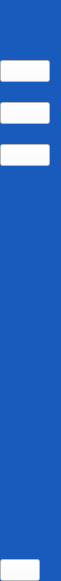
    <widget class="QWidget" name="wdgtShortSidebar" native="true">
     <property name="maximumSize">
      <size>
       <width>50</width>
       <height>16777215</height>
      </size>
     </property>
     <property name="styleSheet">
      <string notr="true">background-color: rgb(25, 90, 189);</string>
     </property>
     <layout class="QVBoxLayout" name="verticalLayout_4">
      <property name="spacing">
       <number>0</number>
      </property>
      <property name="leftMargin">
       <number>0</number>
      </property>
      <property name="topMargin">
       <number>0</number>
      </property>
      <property name="rightMargin">
       <number>0</number>
      </property>
      <property name="bottomMargin">
       <number>0</number>
      </property>
      <item>
       <layout class="QHBoxLayout" name="horizontalLayout">
        <property name="spacing">
         <number>0</number>
        </property>
        <property name="leftMargin">
         <number>0</number>
        </property>
        <property name="rightMargin">
         <number>11</number>
        </property>
        <item>
         <widget class="QLabel" name="label_3">
          <property name="minimumSize">
           <size>
            <width>50</width>
            <height>40</height>
           </size>
          </property>
          <property name="maximumSize">
           <size>
            <width>50</width>
            <height>40</height>
           </size>
          </property>
          <property name="text">
           <string/>
          </property>
          <property name="pixmap">
           <pixmap resource="resources.qrc">:/icons/icons/logo_icon_alt-1.png</pixmap>
          </property>
          <property name="scaledContents">
           <bool>true</bool>
          </property>
         </widget>
        </item>
       </layout>
      </item>
      <item>
       <layout class="QVBoxLayout" name="verticalLayout_2">
        <property name="spacing">
         <number>20</number>
        </property>
        <property name="topMargin">
         <number>20</number>
        </property>
        <item>
         <widget class="QPushButton" name="btnEmplSmall">
          <property name="maximumSize">
           <size>
            <width>50</width>
            <height>40</height>
           </size>
          </property>
          <property name="styleSheet">
           <string notr="true">background-color: rgb(255, 255, 255);</string>
          </property>
          <property name="text">
           <string/>
          </property>
          <property name="icon">
           <iconset resource="resources.qrc">
            <normaloff>:/icons/icons/employee.png</normaloff>:/icons/icons/employee.png</iconset>
          </property>
          <property name="iconSize">
           <size>
            <width>30</width>
            <height>30</height>
           </size>
          </property>
          <property name="checkable">
           <bool>true</bool>
          </property>
          <property name="autoExclusive">
           <bool>true</bool>
          </property>
         </widget>
        </item>
        <item>
         <widget class="QPushButton" name="btnEdEmplSmall">
          <property name="maximumSize">
           <size>
            <width>50</width>
            <height>40</height>
           </size>
          </property>
          <property name="styleSheet">
           <string notr="true">background-color: rgb(255, 255, 255);</string>
          </property>
          <property name="text">
           <string/>
          </property>
          <property name="icon">
           <iconset resource="resources.qrc">
            <normaloff>:/icons/icons/enter_employee.png</normaloff>:/icons/icons/enter_employee.png</iconset>
          </property>
          <property name="iconSize">
           <size>
            <width>25</width>
            <height>25</height>
           </size>
          </property>
          <property name="checkable">
           <bool>true</bool>
          </property>
          <property name="autoExclusive">
           <bool>true</bool>
          </property>
         </widget>
        </item>
        <item>
         <widget class="QPushButton" name="btnEmplDashSmall">
          <property name="maximumSize">
           <size>
            <width>50</width>
            <height>40</height>
           </size>
          </property>
          <property name="styleSheet">
           <string notr="true">background-color: rgb(255, 255, 255);</string>
          </property>
          <property name="text">
           <string/>
          </property>
          <property name="icon">
           <iconset resource="resources.qrc">
            <normaloff>:/icons/icons/employee_dashboard.png</normaloff>:/icons/icons/employee_dashboard.png</iconset>
          </property>
          <property name="iconSize">
           <size>
            <width>25</width>
            <height>25</height>
           </size>
          </property>
          <property name="checkable">
           <bool>true</bool>
          </property>
          <property name="autoExclusive">
           <bool>true</bool>
          </property>
         </widget>
        </item>
       </layout>
      </item>
      <item>
       <spacer name="verticalSpacer">
        <property name="orientation">
         <enum>Qt::Vertical</enum>
        </property>
        <property name="sizeHint" stdset="0">
         <size>
          <width>20</width>
          <height>393</height>
         </size>
        </property>
       </spacer>
      </item>
      <item>
       <widget class="QPushButton" name="btnExitSmall">
        <property name="minimumSize">
         <size>
          <width>0</width>
          <height>0</height>
         </size>
        </property>
        <property name="maximumSize">
         <size>
          <width>40</width>
          <height>40</height>
         </size>
        </property>
        <property name="styleSheet">
         <string notr="true">background-color: rgb(255, 255, 255);</string>
        </property>
        <property name="text">
         <string/>
        </property>
        <property name="icon">
         <iconset resource="resources.qrc">
          <normaloff>:/icons/icons/close.png</normaloff>:/icons/icons/close.png</iconset>
        </property>
        <property name="iconSize">
         <size>
          <width>25</width>
          <height>25</height>
         </size>
        </property>
       </widget>
      </item>
     </layout>
    </widget>
